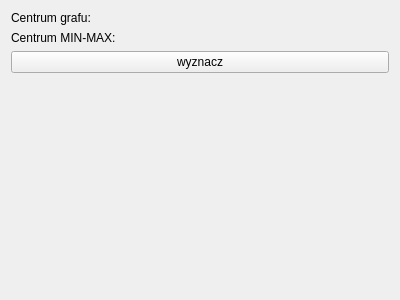
<?xml version="1.0" encoding="UTF-8"?>
<ui version="4.0">
 <class>CenterView</class>
 <widget class="QWidget" name="CenterView">
  <property name="geometry">
   <rect>
    <x>0</x>
    <y>0</y>
    <width>400</width>
    <height>300</height>
   </rect>
  </property>
  <property name="windowTitle">
   <string>Form</string>
  </property>
  <layout class="QVBoxLayout" name="verticalLayout">
   <item>
    <layout class="QFormLayout" name="formLayout">
     <item row="0" column="0">
      <widget class="QLabel" name="label">
       <property name="text">
        <string>Centrum grafu:</string>
       </property>
      </widget>
     </item>
     <item row="1" column="0">
      <widget class="QLabel" name="label_2">
       <property name="text">
        <string>Centrum MIN-MAX:</string>
       </property>
      </widget>
     </item>
     <item row="0" column="1">
      <widget class="QLabel" name="centerLabel">
       <property name="text">
        <string/>
       </property>
      </widget>
     </item>
     <item row="1" column="1">
      <widget class="QLabel" name="minMaxCenterLabel">
       <property name="text">
        <string/>
       </property>
      </widget>
     </item>
    </layout>
   </item>
   <item>
    <widget class="QPushButton" name="centersCalculationTrigger">
     <property name="text">
      <string>wyznacz</string>
     </property>
    </widget>
   </item>
   <item>
    <spacer name="verticalSpacer">
     <property name="orientation">
      <enum>Qt::Vertical</enum>
     </property>
     <property name="sizeHint" stdset="0">
      <size>
       <width>20</width>
       <height>40</height>
      </size>
     </property>
    </spacer>
   </item>
  </layout>
 </widget>
 <resources/>
 <connections/>
</ui>
